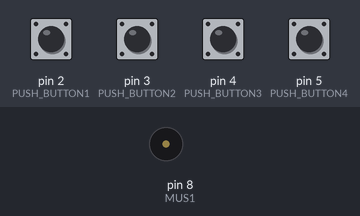
This sketch was run on a simulated Arduino Uno, built with avr-gcc and run on an emulated ATmega328P. On the bench: buzzer (waves = sounding). Inputs (shaded band) come from the test bench; at power-on: pin 2 (PUSH_BUTTON1), pin 3 (PUSH_BUTTON2), pin 4 (PUSH_BUTTON3), pin 5 (PUSH_BUTTON4) HIGH.

Above: at 1.6 s.
1.7 s: pin 3 (PUSH_BUTTON2) pulled LOW for 0.5 s
At 2.05 s:
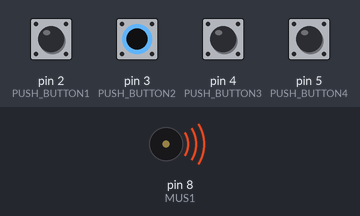
3.7 s: pin 2 (PUSH_BUTTON1) pulled LOW for 1 s
At 5.3 s:
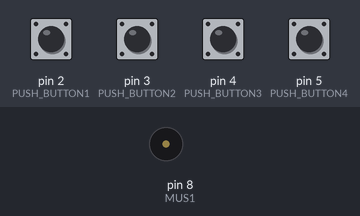
Timing chart, 0 to 6.8 s (numbered marks = the images above; inputs shaded):
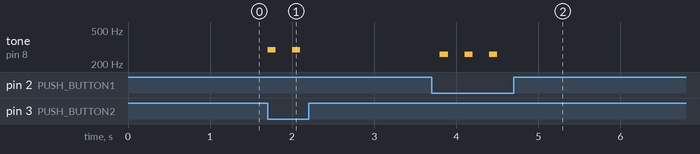

Measured:
- after the input at 1.7 s, tone on pin 8 (MUS1): alternates 293 Hz for 0.10 s and silent for 0.20 s, 4 changes in all, then stays silent, starting at once
- after the input at 3.7 s, tone on pin 8 (MUS1): alternates 261 Hz for 0.10 s and silent for 0.20 s, 6 changes in all, then stays silent, starting after 0.10 s

The sketch:

Btn_2.ino
```cpp
//DEFINE AS ENTRADAS - BOTÕES
#define PUSH_BUTTON1 2
#define PUSH_BUTTON2 3
#define PUSH_BUTTON3 4
#define PUSH_BUTTON4 5
//DEFINE AS SAÍDAS - SOUND
#define MUS1 8


void setup()
{
  pinMode(PUSH_BUTTON1,INPUT_PULLUP);
  pinMode(PUSH_BUTTON2,INPUT_PULLUP);
  pinMode(PUSH_BUTTON3,INPUT_PULLUP);
  pinMode(PUSH_BUTTON4,INPUT_PULLUP);

  pinMode(MUS1,OUTPUT);
}


void loop()
{
  if(digitalRead(PUSH_BUTTON1) == LOW)
  {
    tone(MUS1,261);
  }
  else
  {
    delay(100);
  noTone(MUS1);
  }

  if(digitalRead(PUSH_BUTTON2) == LOW)
  {
    tone(MUS1,293);
  }
  else
  {
    delay(100);
  noTone(MUS1);
  }

  if(digitalRead(PUSH_BUTTON3) == LOW)
  {
    tone(MUS1,329);
  }
  else
  {
    delay(100);
  noTone(MUS1);
  }

  if(digitalRead(PUSH_BUTTON4) == LOW)
  {
    tone(MUS1,349);
  }
  else
  {
    delay(100);
  noTone(MUS1);
  }
}
```
